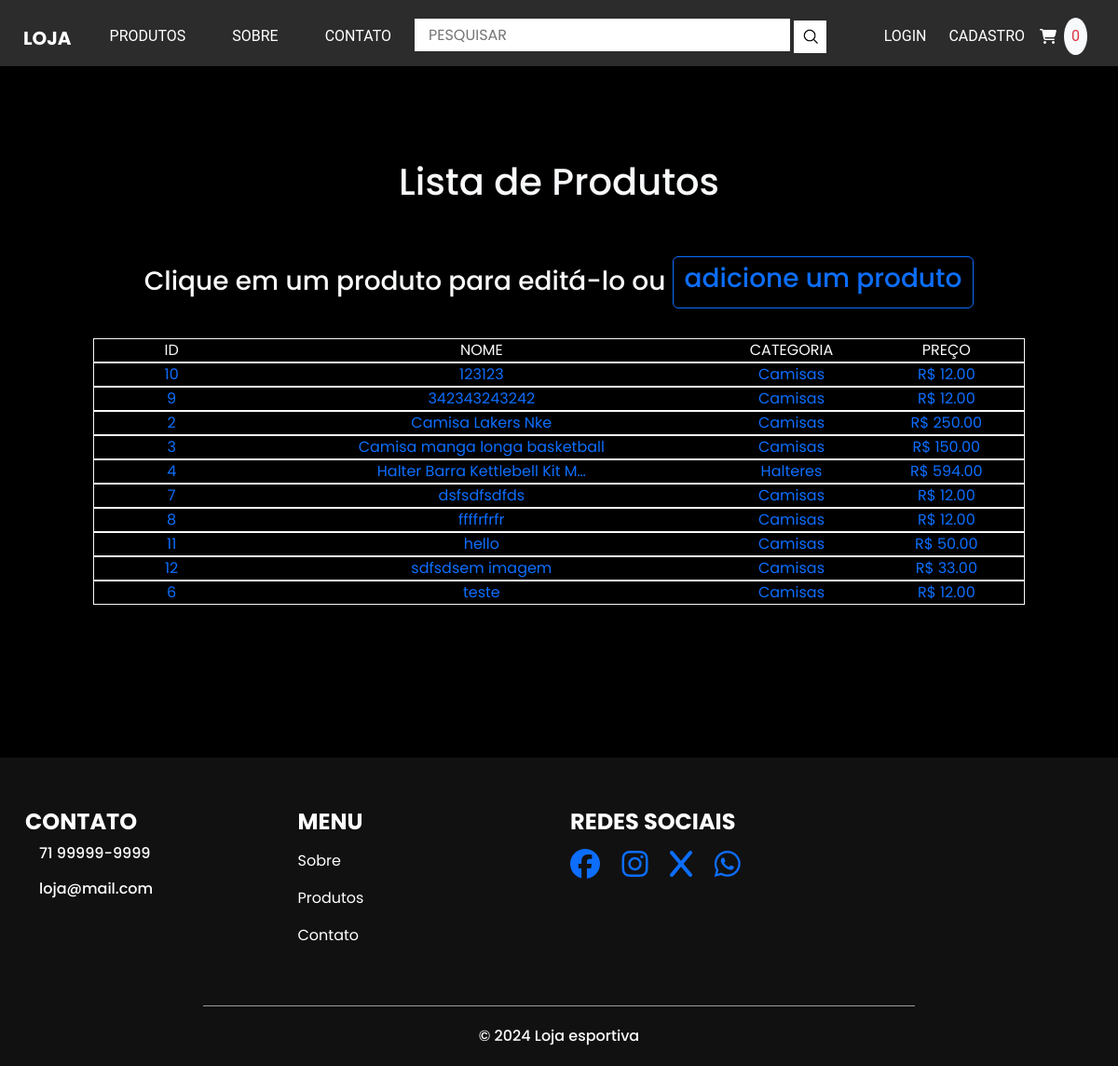
/admin-produto/, run on an earlier commit of the app's database.
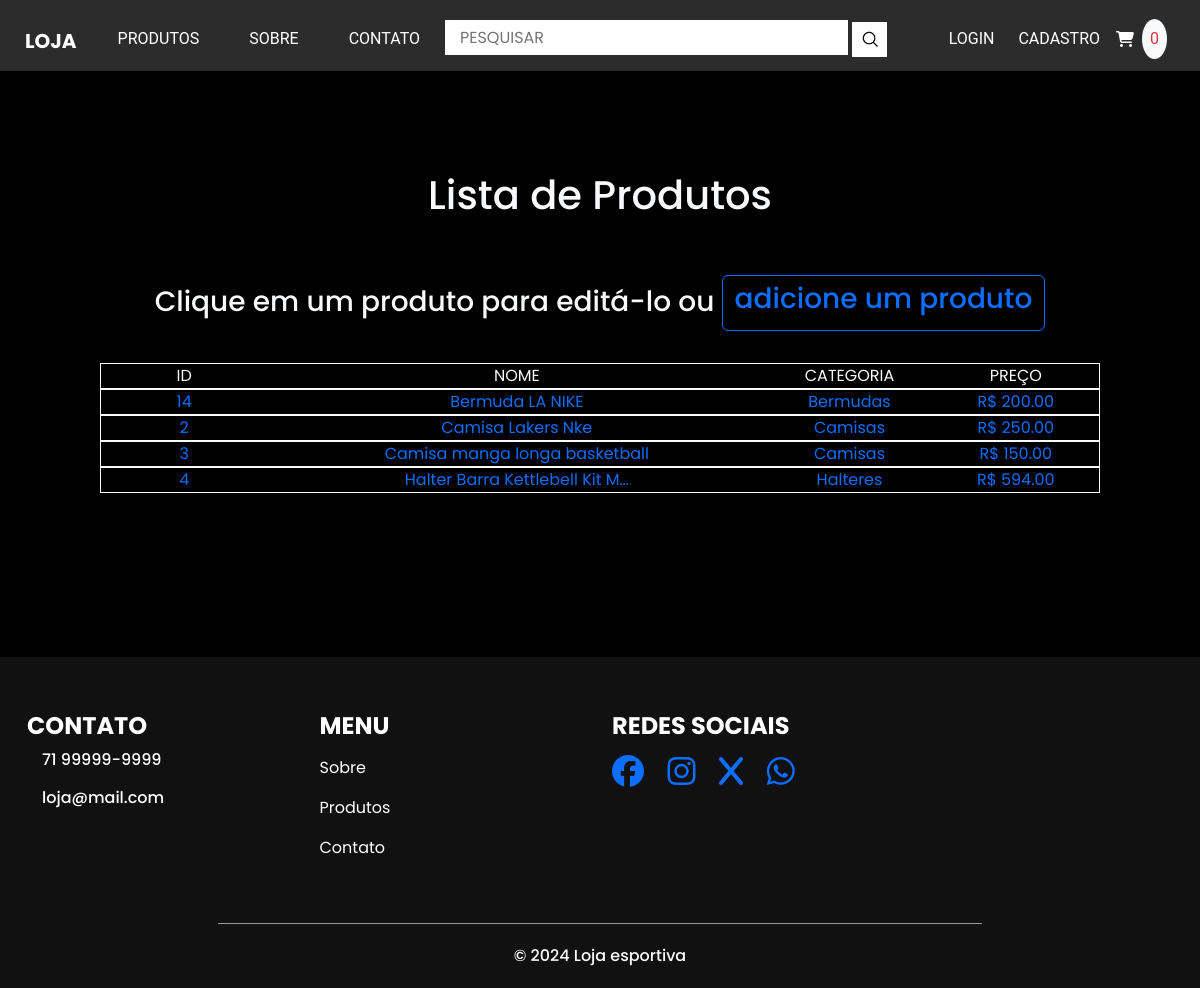
And on a later commit of the database.
### loja/models.py (models this page shows, shortened)
class Produto(models.Model):
    categoria = models.ForeignKey(Categoria, related_name='produtos',null=True, on_delete =models.SET_NULL )
    nome = models.CharField(max_length = 100)
    slug = models.SlugField(max_length = 100)
    descricao =  models.CharField(max_length = 300, blank=True)
    preco = models.DecimalField(max_digits=10, decimal_places=2)
    imagem = models.ImageField(upload_to='media/', blank=True, null=True)
    available = models.BooleanField(default= True)
    created = models.DateTimeField(auto_now_add = True)
    updated = models.DateTimeField(auto_now = True)
    class Meta:
        ordering = ['nome']
        indexes = [
            models.Index(fields=['id', 'slug'])
        ]

class Categoria(models.Model):
    nome = models.CharField(max_length = 200)
    slug = models.SlugField(max_length = 200, unique =True)
    class Meta:
        ordering = ['nome']
        indexes = [
            models.Index(fields=['nome']),
        ]
        verbose_name='categoria'
        verbose_name_plural='categorias'
    def __str__(self):
        return self.nome

### loja/views.py (the view)
# urls.py: path('admin-produto/', views.admin_produto, name='admin_produto'),
def admin_produto(request):
    produtos = Produto.objects.all()
    context = {
        'produtos':produtos
    }
    return render(request, 'loja/admin-produto.html', context)

### loja/templates/loja/admin-produto.html (shortened to what this page needs)
{% extends "loja/base.html" %}
{% block content %}
<div class="container-principal">
    <div class="d-flex flex-column align-items-center text-light">
        <h1>Lista de Produtos</h1><br/><br>
        <h3>Clique em um produto para editá-lo ou <a class='btn btn-outline-primary' href="{% url 'loja:cadastro_produto'%}"><h3>adicione um produto</h3></a></h3>
        <div class='col-8 col-md-10 m-4'>
            <div class="container lista-produtos-titulo">
                <div class="row border border-light row-titulo text-center">
                    <div class="col-2">ID</div>
                    <div class="col-6">NOME</div>
                    <div class="col-2 lista-produto-categoria">CATEGORIA</div>
                    <div class="col-2">PREÇO</div>
                </div>
            </div>
            <div class="container lista-produtos overflow-scroll">
                {% for produto in produtos %}
                    <a href="#">
                        <div class="row border border-light row-produto text-center">
                            <div class="col-2">{{produto.id}}</div>
                            <div class="col-6">{{produto.nome|truncatechars:'30'}}</div>
                            <div class="col-2 lista-produto-categoria">{{produto.categoria}}</div>
                            <div class="col-2">R$ {{produto.preco}}</div>
                        </div>
                    </a>
                {% endfor %}
            </div>
        </div>
    </div>
</div>
{% endblock content %}

What changed in the data, as far as the page shows it:
removed Produto: id "10", nome "123123", categoria "Camisas", preco "12.00"
removed Produto: id "9", nome "342343243242", categoria "Camisas", preco "12.00"
removed Produto: id "7", nome "dsfsdfsdfds", categoria "Camisas", preco "12.00"
removed Produto: id "8", nome "ffffrfrfr", categoria "Camisas", preco "12.00"
removed Produto: id "11", nome "hello", categoria "Camisas", preco "50.00"
removed Produto: id "12", nome "sdfsdsem imagem", categoria "Camisas", preco "33.00"
removed Produto: id "6", nome "teste", categoria "Camisas", preco "12.00"
added Produto: id "14", nome "Bermuda LA NIKE", categoria "Bermudas", preco "200.00"
